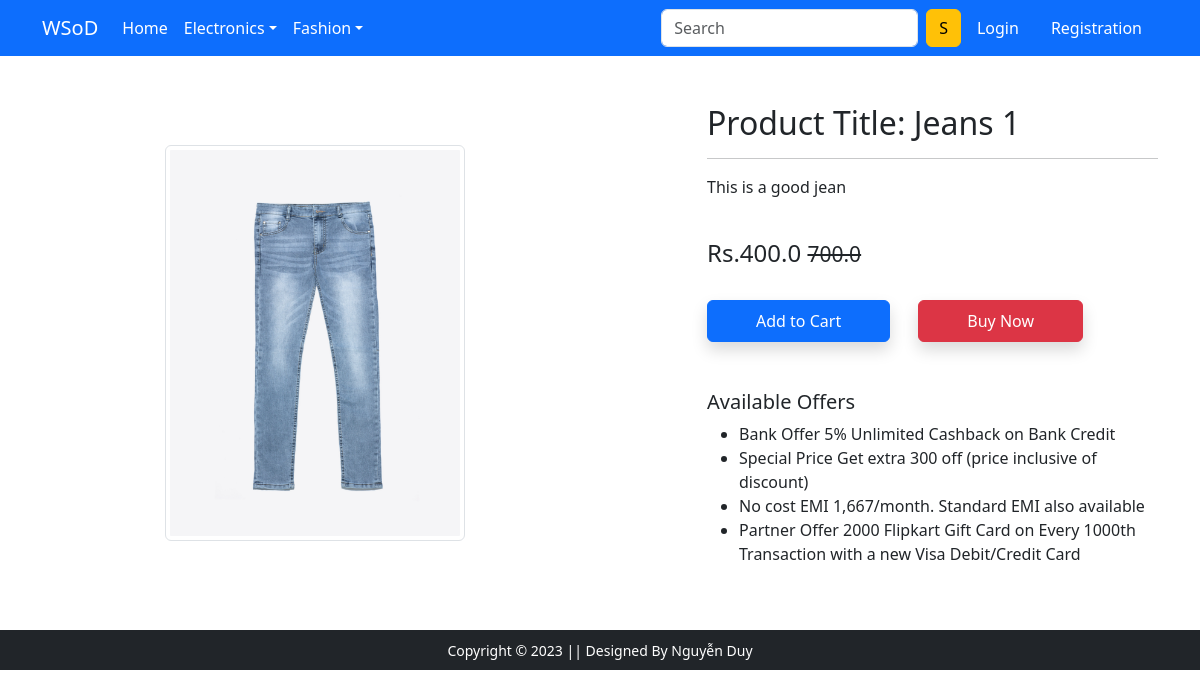
Screenshot of /product-detail/1 with the database file from the repository.
### app/models.py (models this page shows, shortened)
class Product(models.Model):
    title = models.CharField(max_length=100)
    selling_price = models.FloatField()
    discounted_price = models.FloatField()
    description = models.TextField()
    brand = models.CharField(max_length=100)
    category = models.CharField(choices=CATEGORY_CHOICES,max_length=20)
    product_image = models.ImageField(upload_to="productimg")
    @property
    def final_price(self):
        return self.selling_price - self.discounted_price

### app/views.py (the view)
# urls.py: path("product-detail/<int:pk>", views.ProductDetailView.as_view(), name="product-detail"),
class ProductDetailView(View):
    def get(sefl, request, pk):
        total_item=0
        product = Product.objects.get(pk=pk)
        item_already_in_cart = False
        if request.user.is_authenticated:
            total_item = len(Cart.objects.filter(user = request.user))
            item_already_in_cart = Cart.objects.filter(Q(product=product.id) & Q(user=request.user)).exists()
        context = {'product': product, 'footer':True, 'item_already_in_cart':item_already_in_cart, 'total_item':total_item}
        return render(request, 'main/productdetail.html', context)

### app/template/main/productdetail.html (shortened to what this page needs)
{% extends 'main/base.html' %}
{% load static %}
{% block main-content %}
<div class="container my-5">
	<div class="row">
		<div class="col-sm-6 text-center align-self-center">
			<img src="{{product.product_image.url}}" alt="" class="img-fluid img-thumbnail" width="300" height="350" />
		</div>
		<div class="col-sm-5 offset-sm-1">
			<h2>Product Title: {{product.title}}</h2>
			<hr />
			<p>
				{{product.description}}
			</p>
			<br />
			<h4>
				{% if product.discounted_price == 0 %}
				Rs.{{product.final_price}}
				{% else %}
				Rs.{{product.final_price}}
				<small class="fw-light text-decoration-line-through">{{product.selling_price}}</small>
				{% endif %}
			</h4>
			<br />
			{% if not request.user.is_authenticated %}
			<form action="/add-to-cart" method="GET" class="d-inline">
				<button type="submit" class="btn shadow btn-primary px-5 py-2">Add to Cart</button>
			</form>
			{% endif %}
			<a href="{% url 'show-cart' %}" class="btn btn-danger shadow px-5 py-2 ms-4">Buy Now</a>
			<h5 class="mt-5">Available Offers</h5>
			<ul>
				<li>Bank Offer 5% Unlimited Cashback on Bank Credit</li>
				<li>Special Price Get extra 300 off (price inclusive of discount)</li>
				<li>No cost EMI 1,667/month. Standard EMI also available</li>
				<li>Partner Offer 2000 Flipkart Gift Card on Every 1000th Transaction with a new Visa Debit/Credit Card
				</li>
			</ul>
		</div>
	</div>
</div>
{% endblock main-content %}

### rows the page displays
Product: product_image (picture), title "Jeans 1", description "This is a good jean", final_price "400.0", selling_price "700.0"
